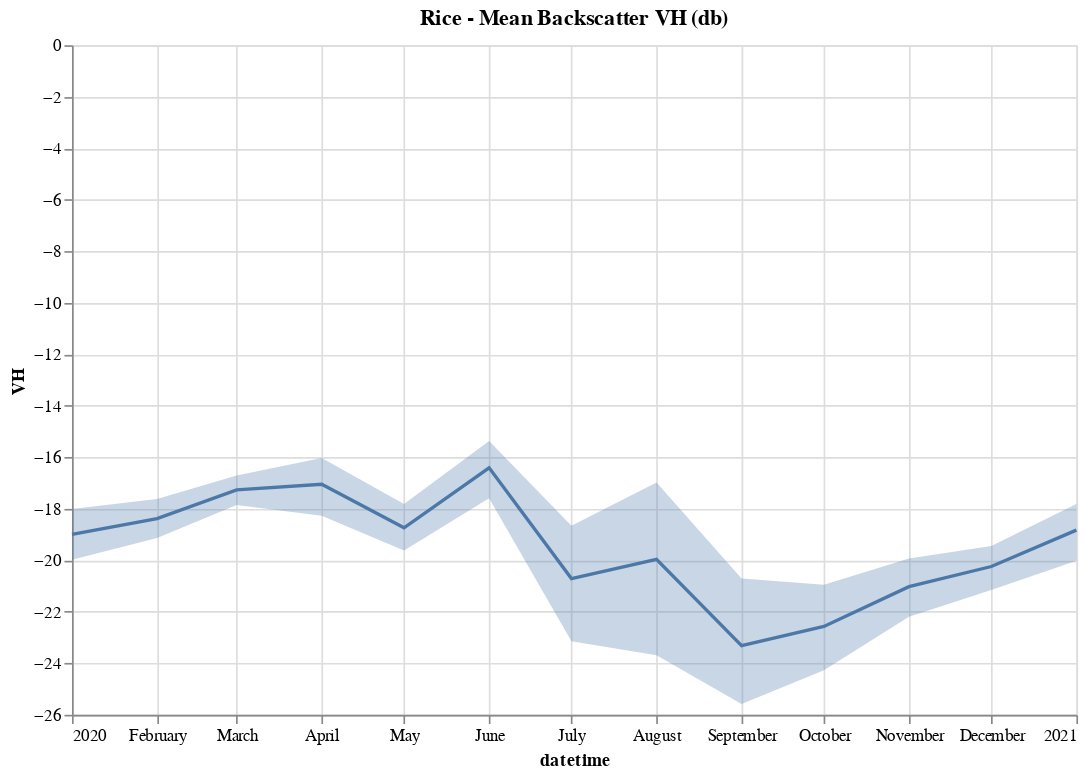

The notebook cell this image was saved under:
### Code cell
import altair as alt
## Create a mean plot with 95% confidence interval
df_banana = dict_of_gdf['rice'].loc[dict_of_gdf['rice']['datetime']<='2021-01-01']

# Create a line chart for the data
line = alt.Chart(df_banana).mark_line().encode(
    x='datetime:T',  # Specify 'datetime' as temporal ('T')
    y='mean(VH):Q'       # Specify 'VV' as quantitative ('Q')
)

# Create an error band using the same data source and encodings
band = alt.Chart(df_banana).mark_errorband(extent='ci').encode(
    x='datetime:T',  # Specify 'datetime' as temporal ('T')
    y=alt.Y('mean(VH):Q').title('VH') # Specify 'VV' as quantitative ('Q')
)

(line+band).properties(
    width=600,
    height=400,
    title='Rice - Mean Backscatter VH (db)',
   # subtitle='95% confidence interval'
)

### Figure 1 — Vega-Lite specification as saved in the notebook (floating-point values rounded to 4 significant figures; data arrays with more than 128 entries replaced by an {"elided": "..."} marker saying what was removed)
{"config": {"view": {"continuousWidth": 300, "continuousHeight": 300}}, "layer": [{"mark": {"type": "line"}, "encoding": {"x": {"field": "datetime", "type": "temporal"}, "y": {"aggregate": "mean", "field": "VH", "type": "quantitative"}}}, {"mark": {"type": "errorband", "extent": "ci"}, "encoding": {"x": {"field": "datetime", "type": "temporal"}, "y": {"aggregate": "mean", "field": "VH", "title": "VH", "type": "quantitative"}}}], "data": {"name": "data-f4dcd5f53104616f901317cade6e51cd"}, "height": 400, "title": "Rice - Mean Backscatter VH (db)", "width": 600, "$schema": "https://vega.github.io/schema/vega-lite/v5.20.1.json", "datasets": {"data-f4dcd5f53104616f901317cade6e51cd": {"elided": "156 records"}}}
